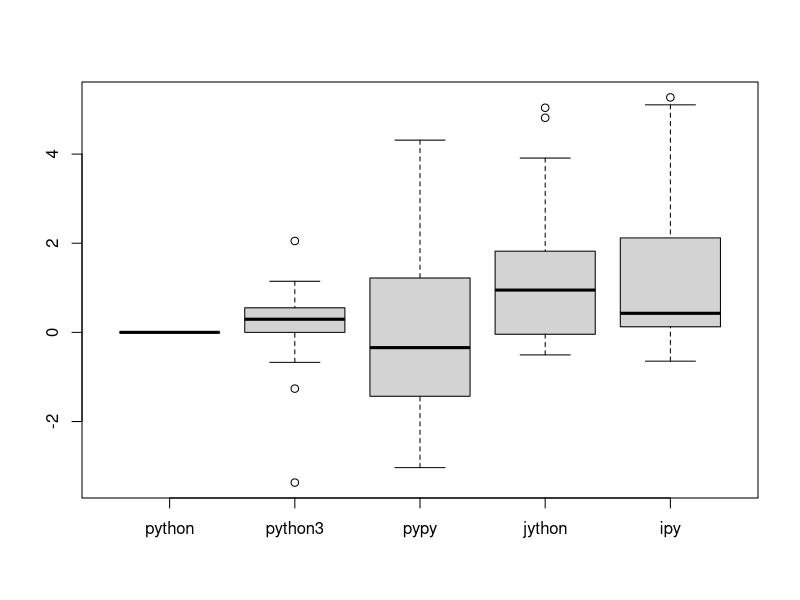

Here is the R script that generated this plot: (Note: this script raises an error after producing the figure.)
## ---- chunk 1
knitr::opts_chunk$set(cache = T)
options(digits = 3)
df <- log(data.frame(t(apply(read.table('proposal-results.txt', header = T), 1, function(x) x / x[1]))))
## ---- chunk 2
boxplot(df)
## ---- chunk 3
anova(lm(values ~ ind, data=stack(df)))
